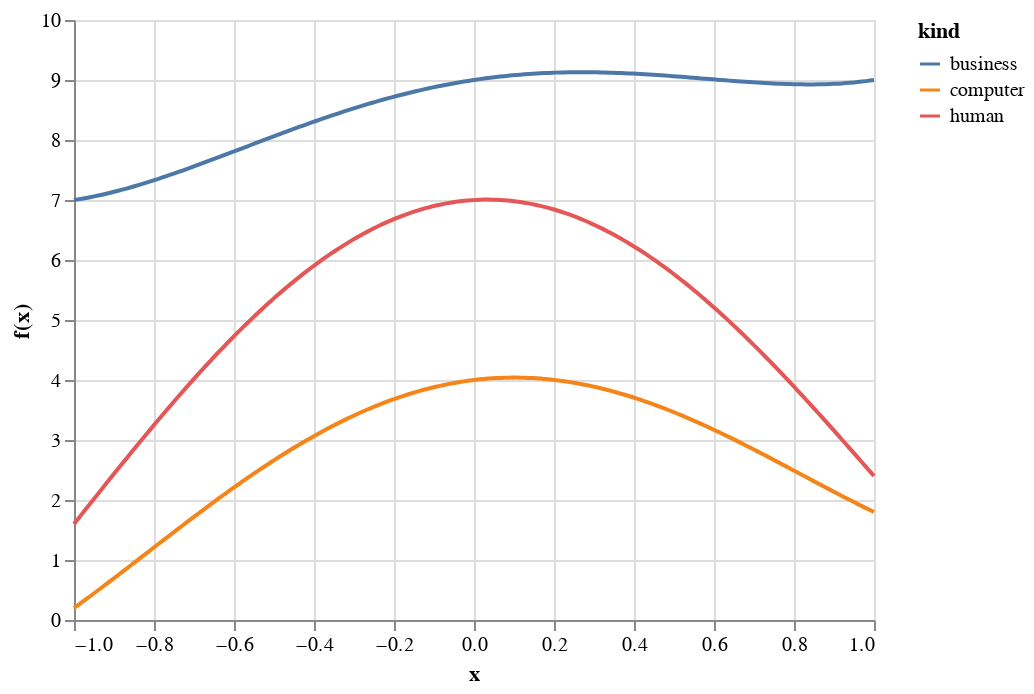

Notebook code cell kept with this figure:
### Markdown cell above
### Simple example 

- We assume three tasks. A real business task $T_{\$}$, a simplified human task $T_{h}$, and a purely computational task $T_{p}$.

- For simplicity, for now, we assume an artifact can be represented as a real number in $[-2,2]$. We will consider other extensions cases later. If an artifact blueprint is discrete we may wish to embed it into to a continous space, as suggested by Shahriari et al. "Taking the Human Out of the Loop".

### Code cell
import altair as alt
import numpy as np
import pandas as pd

def f_b(_x):
    return (_x**4) - (2 * (_x ** 2)) + _x + 9

def f_h(_x):
    return (_x**(4)) - (6 * (_x ** 2)) + (.4 * _x) + 7

def f_p(_x):
    return (_x**(4)) - (4 * (_x ** 2)) + (.8 * _x) + 4

x = np.linspace(-1, 1, 200)
yb = np.asarray([f_b(i) for i in x])
yh =  np.asarray([f_h(i) for i in x])
yp =  np.asarray([f_p(i) for i in x])


data = [{"x": _x, "f(x)": _y, "kind": "business"} for _x, _y in zip(x, yb)]
data = data + [{"x": _x, "f(x)": _y, "kind": "human"} for _x, _y in zip(x, yh)]
data = data + [{"x": _x, "f(x)": _y, "kind": "computer"} for _x, _y in zip(x, yp)]

data = pd.DataFrame(data)


alt.Chart(data).mark_line().encode(
    x='x',
    y='f(x)',
    color='kind',
)

### Figure 1 — Vega-Lite specification as saved in the notebook (floating-point values rounded to 4 significant figures; data arrays with more than 128 entries replaced by an {"elided": "..."} marker saying what was removed)
{"config": {"view": {"continuousWidth": 400, "continuousHeight": 300}}, "data": {"name": "data-70eab0e842b425e4c33a3acf8f3fa1e4"}, "mark": "line", "encoding": {"color": {"field": "kind", "type": "nominal"}, "x": {"field": "x", "type": "quantitative"}, "y": {"field": "f(x)", "type": "quantitative"}}, "$schema": "https://vega.github.io/schema/vega-lite/v4.17.0.json", "datasets": {"data-70eab0e842b425e4c33a3acf8f3fa1e4": {"elided": "600 records"}}}
